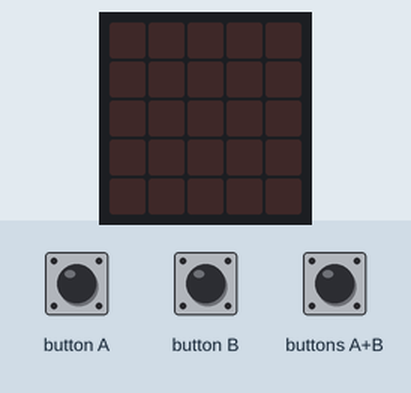
The program below on a simulated BBC micro:bit (MakeCode). On the bench: the board's 5×5 LED display. Inputs (shaded band) come from the test bench. The 48×5 strip is a reading aid, not a part: it shows the text the display is scrolling, unrolled, one strip-width of it at a time.

Above: at 1.2 s.
1.3 s: buttons A+B pressed for 0.15 s
At 1.65 s:
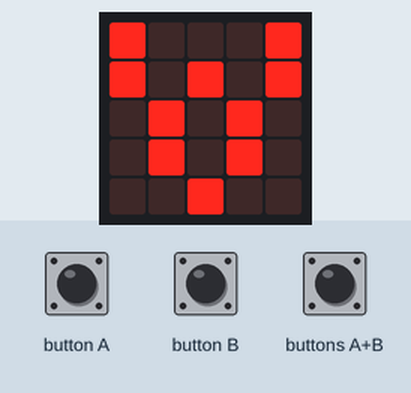
At 2.05 s:
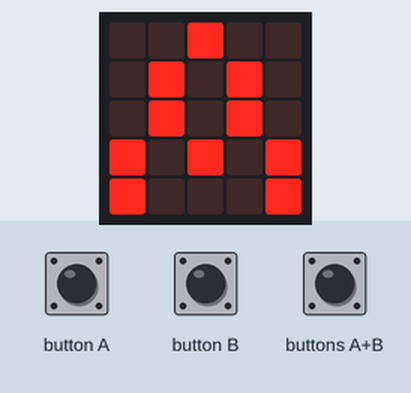
Timing chart, 0 to 4.3 s (numbered marks = the images above; inputs shaded):
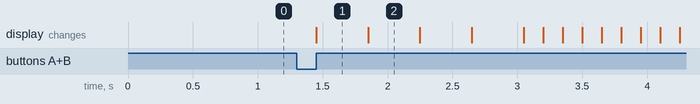

The program:

main.ts
```typescript
input.onButtonPressed(Button.A, function () {
    basic.showString("ANDREA")
})
input.onButtonPressed(Button.AB, function () {
    for (let index = 0; index < 2; index++) {
        basic.showLeds(`
            # . . . #
            # . # . #
            . # . # .
            . # . # .
            . . # . .
            `)
        basic.showLeds(`
            . . # . .
            . # . # .
            . # . # .
            # . # . #
            # . . . #
            `)
    }
    basic.clearScreen()
    basic.showString("ANDREA")
    for (let index = 0; index < 2; index++) {
        basic.showLeds(`
            # . . . #
            # . # . #
            . # . # .
            . # . # .
            . . # . .
            `)
        basic.showLeds(`
            . . # . .
            . # . # .
            . # . # .
            # . # . #
            # . . . #
            `)
    }
    basic.clearScreen()
})
basic.forever(function () {

})
```

test.ts
```typescript
// i test vanno qui; questi non saranno compilati quando questo pacchetto viene usato come estensione.
```

Measured:
- after the input at 1.3 s, the display: changes after 0.15 s (image 1)
- what the display in image 1 shows lasts 0.4 s, from 1.5 s to 1.9 s
